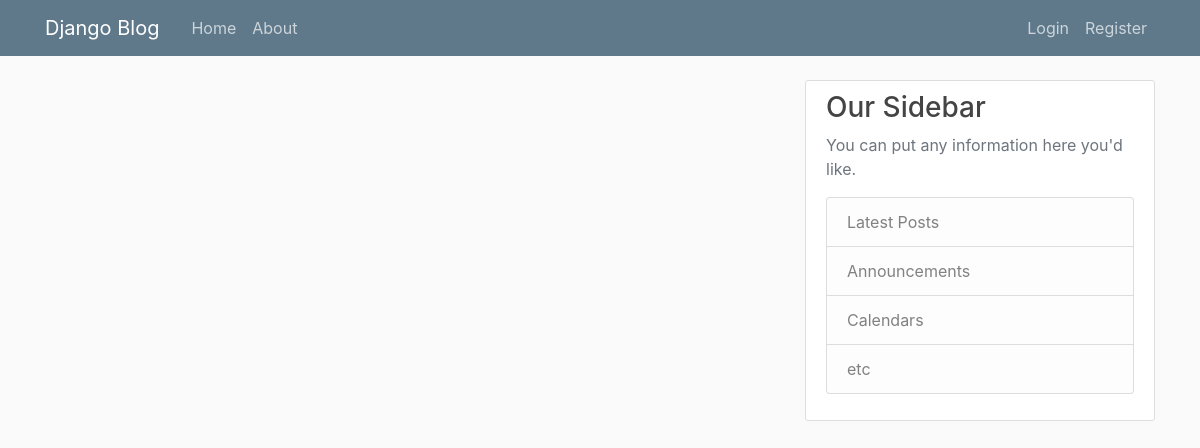
The app's page /, older data.
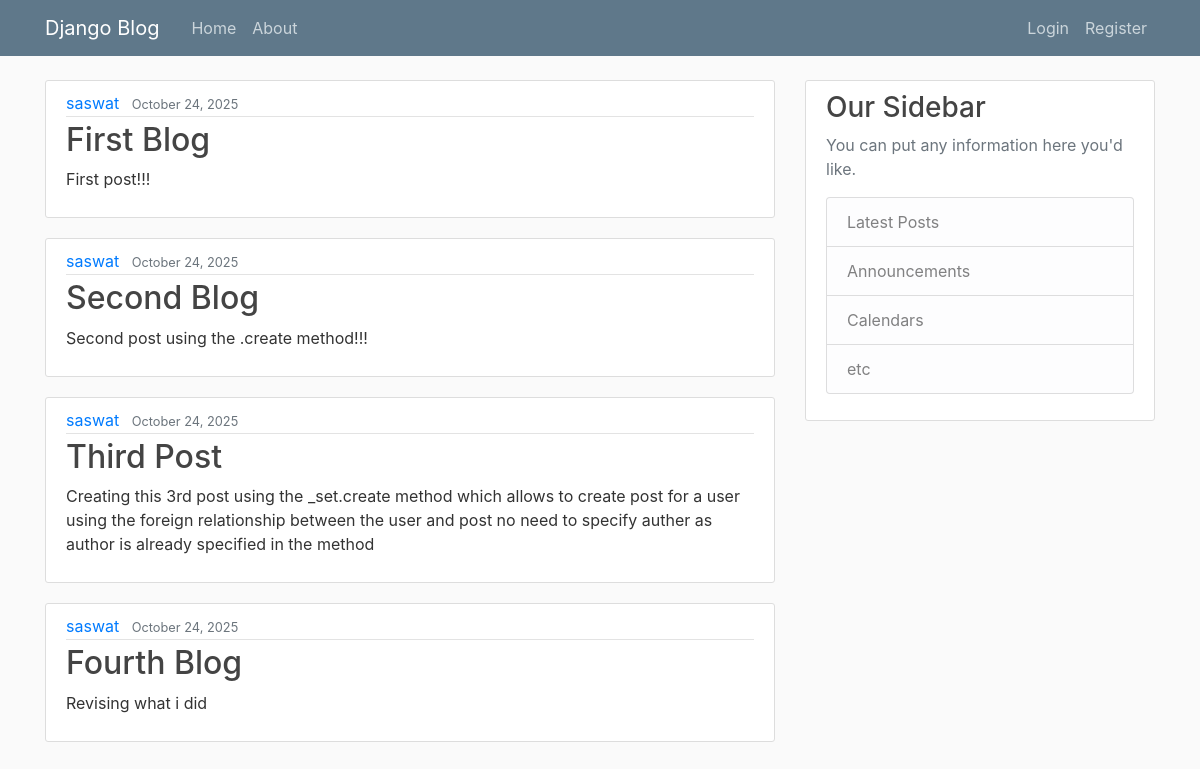
The same page, newer data.
### blog/models.py (models this page shows, shortened)
class Post(models.Model):
    title =models.CharField(max_length=100)
    content=models.TextField()
    date_posted=models.DateTimeField(default=timezone.now)
    author= models.ForeignKey(User,on_delete=models.CASCADE) #what cascade does is when you delete the user, it deletes all its relative data, posts and etc.

### blog/views.py (the view)
# urls.py: path('', views.home, name='blog-home'),
def home(request):
    context={
        'posts': Post.objects.all()
    }
    return render (request,'blog/home.html',context) #parameters are requst (HTTP request sent by user's browser to build the response properly), template (the HTML file you want to display) path, context(Python dictionary that u want to send to the file, only a single dictionary)

### blog/templates/blog/home.html
{%extends "blog/base.html"%}
{%block content%}
    {% for post in posts %}
    <article class="media content-section">
        <div class="media-body">
          <div class="article-metadata">
            <a class="mr-2" href="#">{{ post.author }}</a>
            <small class="text-muted">{{ post.date_posted|date:"F d, Y" }}</small>
          </div>
          <h2><a class="article-title" href="#">{{ post.title }}</a></h2>
          <p class="article-content">{{ post.content }}</p>
        </div>
      </article>
    {% endfor %}
{%endblock content%}

### blog/templates/blog/base.html (shortened to what this page needs)
{%load static%}
<html>
<head>
    <link rel="stylesheet" href="https://cdn.jsdelivr.net/npm/bootstrap@4.0.0/dist/css/bootstrap.min.css">
    <link rel="stylesheet" type="text/css" href="{%static 'blog/main.css'%}">
</head>
<body>
    <header class="site-header">
        <nav class="navbar navbar-expand-md navbar-dark bg-steel fixed-top">
          <div class="container">
            <a class="navbar-brand mr-4" href="{%url 'blog-home'%}">Django Blog</a>
            <div class="collapse navbar-collapse" id="navbarToggle">
              <div class="navbar-nav mr-auto">
                <a class="nav-item nav-link" href="{%url 'blog-home'%}">Home</a>
                <a class="nav-item nav-link" href="{%url 'blog-about'%}">About</a>
              </div>
              <div class="navbar-nav">
                <a class="nav-item nav-link" href="#">Login</a>
                <a class="nav-item nav-link" href="{%url 'register'%}">Register</a>
              </div>
            </div>
          </div>
        </nav>
      </header>
      <main role="main" class="container">
        <div class="row">
          <div class="col-md-8">
            {% block content %}{% endblock %}
          </div>
          <div class="col-md-4">
            <div class="content-section">
              <h3>Our Sidebar</h3>
              <p class='text-muted'>You can put any information here you'd like.
                <ul class="list-group">
                  <li class="list-group-item list-group-item-light">Latest Posts</li>
                  <li class="list-group-item list-group-item-light">Announcements</li>
                  <li class="list-group-item list-group-item-light">Calendars</li>
                  <li class="list-group-item list-group-item-light">etc</li>
                </ul>
              </p>
            </div>
          </div>
        </div>
      </main>
</body>
</html>

### blog/static/blog/main.css (style rules this page uses)
body { background: #fafafa; color: #333333; margin-top: 5rem; }
h1, h2, h3, h4, h5, h6 { color: #444444; }
ul { margin: 0; }
.bg-steel { background-color: #5f788a; }
.site-header .navbar-nav .nav-link { color: #cbd5db; }
.content-section { background: #ffffff; padding: 10px 20px; border: 1px solid #dddddd; border-radius: 3px; margin-bottom: 20px; }
.article-title { color: #444444; }
.article-content { white-space: pre-line; }
.article-metadata { padding-bottom: 1px; margin-bottom: 4px; border-bottom: 1px solid #e3e3e3 }

Row changes from the older to the newer data that the page shows:
added Post: author "saswat", date_posted "October 24, 2025", title "First Blog", content "First post!!!"
added Post: author "saswat", date_posted "October 24, 2025", title "Second Blog", content "Second post using the .create method!!!"
added Post: author "saswat", date_posted "October 24, 2025", title "Third Post", content "Creating this 3rd post using the _set.create method which allows to create post for a user using the foreign relationship between the user and post no need to specify auther as author is already specified in the method"
added Post: author "saswat", date_posted "October 24, 2025", title "Fourth Blog", content "Revising what i did"
